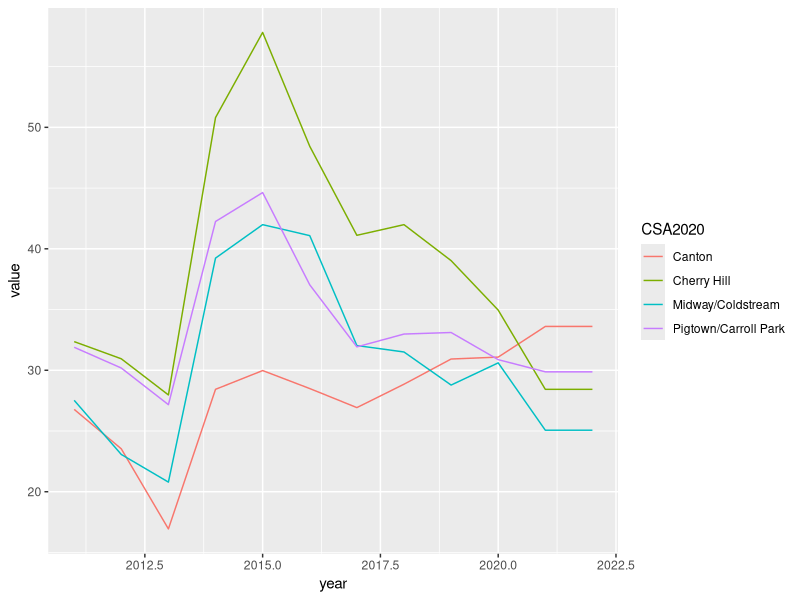
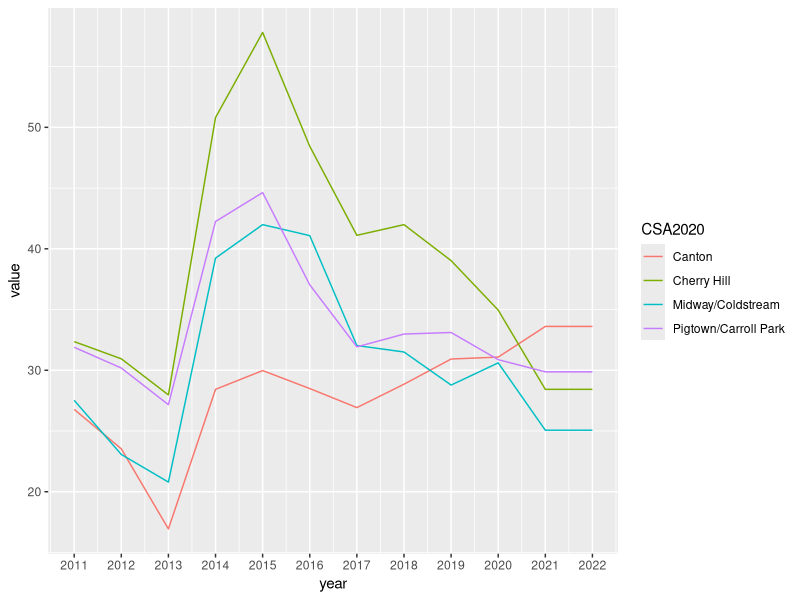
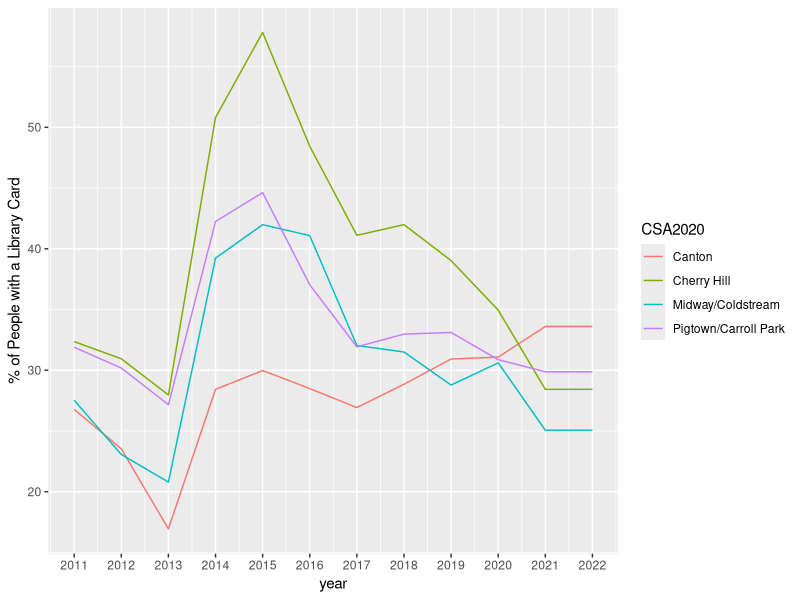

Write the R code that produced these figures, in order.
## ---- chunk 1
1 + 1
## ---- chunk 2
install.packages("tidyverse")
## ---- chunk 3
library(tidyverse)
## ---- chunk 4
bnia_lib <- read_csv("Number_of_Persons_with_Library_Cards_per_1,000_Residents_-_Community_Statistical_Area.csv")
## ---- chunk 5
bnia_lib_sub <- bnia_lib |> filter(CSA2020 %in% c("Canton", "Cherry Hill", "Midway/Coldstream", "Pigtown/Carroll Park"))
## ---- chunk 6
bnia_lib_long <- bnia_lib_sub |> pivot_longer(starts_with("libcard"), names_to = "year")
## ---- chunk 7
bnia_lib_year <- bnia_lib_long |> mutate(year = str_replace(year, "libcard", "20"))
## ---- chunk 8
bnia_lib_year <- bnia_lib_year |> mutate(year = as.numeric(year))
## ---- chunk 9
bnia_lib_pct <- bnia_lib_year |> mutate(value = (value / 1000) * 100) 
## ---- chunk 10
ggplot(bnia_lib_pct, aes(x = year, y = value, group = CSA2020, color = CSA2020)) +
  geom_line()
## ---- chunk 11
ggplot(bnia_lib_pct, aes(x = year, y = value, group = CSA2020, color = CSA2020)) +
  geom_line() + 
  scale_x_continuous(breaks = 2011:2022)
## ---- chunk 12
ggplot(bnia_lib_pct, aes(x = year, y = value, group = CSA2020, color = CSA2020)) +
  geom_line() + 
  scale_x_continuous(breaks = 2011:2022) +
  ylab("% of People with a Library Card")
## ---- chunk 13
bnia_lib_pct |> group_by(year) |> summarize(mean(value))
